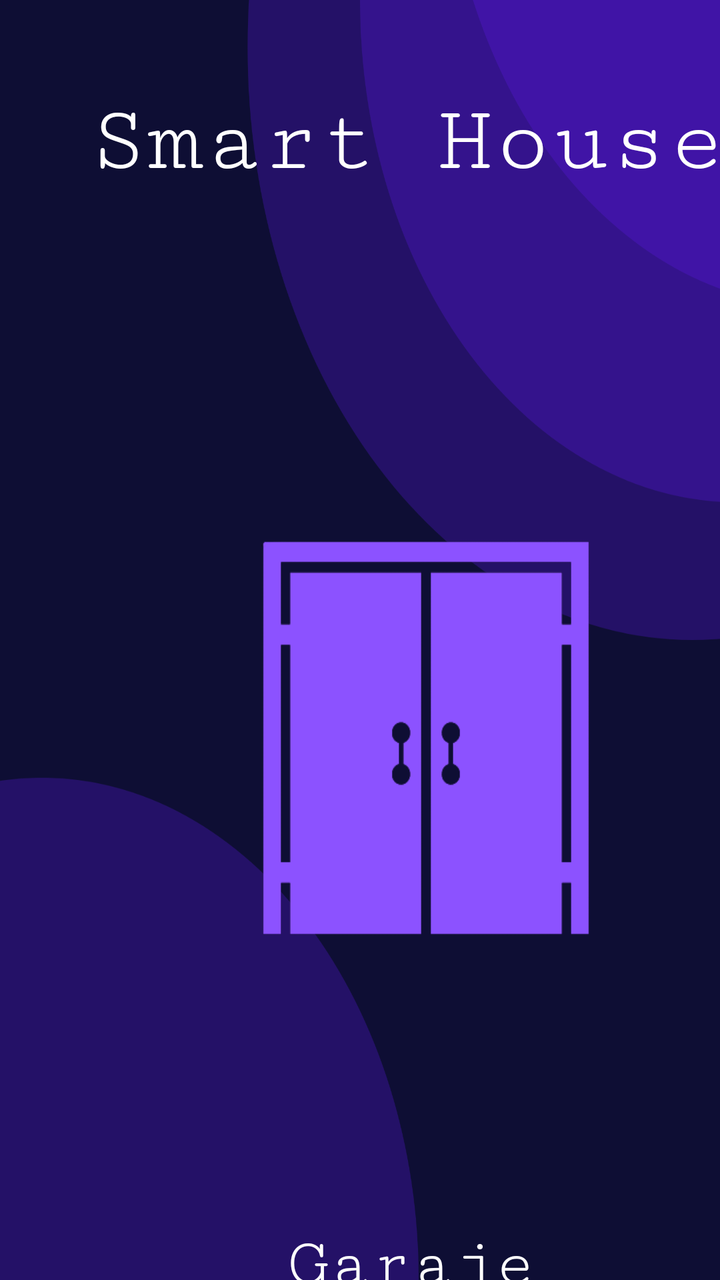
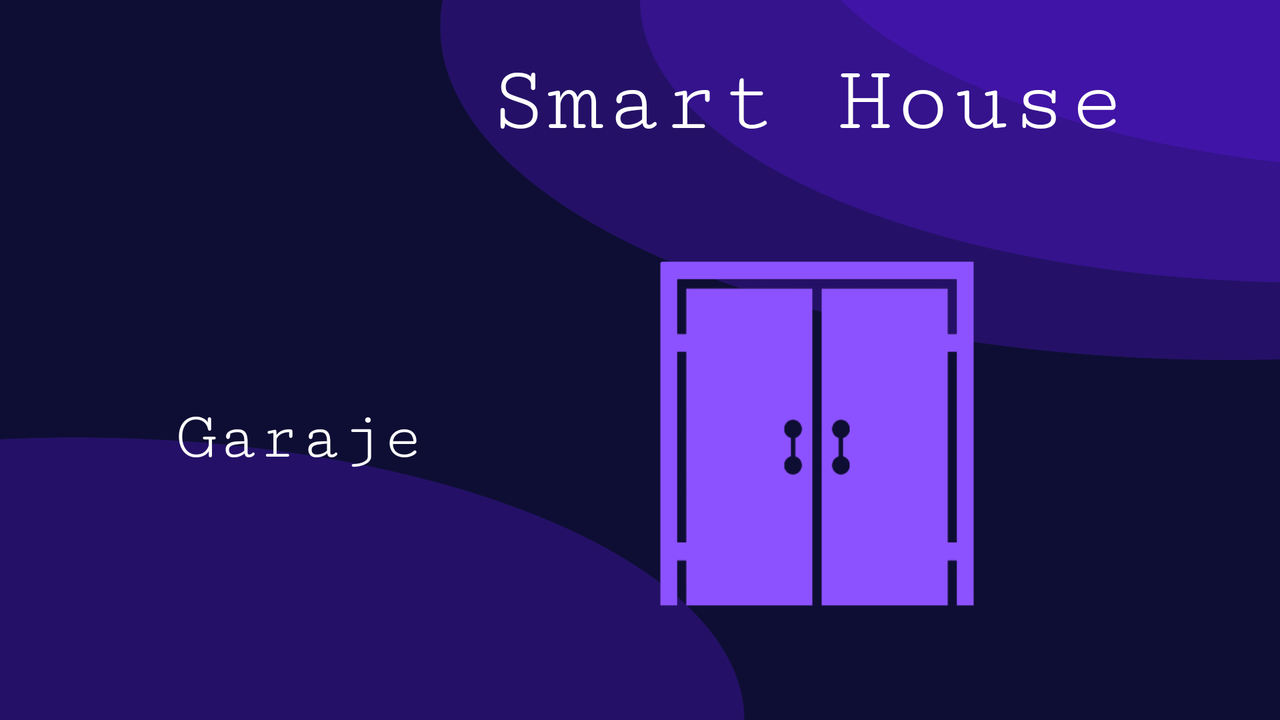

The same Android screen from two of the app's own layout files: first res/layout/ as a phone draws it, then the author's variant for another configuration, drawn on a device whose configuration selects that folder. Both files follow.
<!-- AndroidManifest.xml: application theme Theme.IoT_House -->
<!-- res/layout/activity_main4.xml -->
<?xml version="1.0" encoding="utf-8"?>
<androidx.constraintlayout.widget.ConstraintLayout xmlns:android="http://schemas.android.com/apk/res/android"
    xmlns:app="http://schemas.android.com/apk/res-auto"
    xmlns:tools="http://schemas.android.com/tools"
    android:layout_width="match_parent"
    android:layout_height="match_parent"
    tools:context=".MainActivity4"
    android:background="@drawable/back">

    <TextView
        android:id="@+id/tvApp"
        android:layout_width="wrap_content"
        android:layout_height="wrap_content"
        android:layout_marginStart="44dp"
        android:layout_marginTop="44dp"
        android:fontFamily="serif-monospace"
        android:text="Smart House"
        android:textColor="#FFFFFF"
        android:textSize="48sp"
        app:layout_constraintStart_toStartOf="parent"
        app:layout_constraintTop_toTopOf="parent" />

    <TextView
        android:id="@+id/ivcontrol1"
        android:layout_width="wrap_content"
        android:layout_height="wrap_content"
        android:layout_marginStart="144dp"
        android:layout_marginTop="100dp"
        android:fontFamily="serif-monospace"
        android:text="Garaje"
        android:textColor="#FDFDFD"
        android:textColorHighlight="#FAFAFA"
        android:textSize="34sp"
        app:layout_constraintStart_toStartOf="parent"
        app:layout_constraintTop_toBottomOf="@+id/btngaraje" />

    <Button
        android:id="@+id/btngaraje"
        android:layout_width="242dp"
        android:layout_height="276dp"
        android:layout_marginStart="92dp"
        android:layout_marginTop="140dp"
        android:background="@drawable/cerrado"
        app:layout_constraintStart_toStartOf="parent"
        app:layout_constraintTop_toBottomOf="@+id/tvApp" />


</androidx.constraintlayout.widget.ConstraintLayout>
<!-- resources referenced by this layout -->
<resources>
  <!-- drawable back: png bitmap (drawable, 54782 bytes) -->
  <!-- drawable cerrado: png bitmap (drawable, 11861 bytes) -->
  <style name="Theme.IoT_House" parent="Theme.MaterialComponents.DayNight.DarkActionBar">
          
          <item name="colorPrimary">@color/purple_500</item>
          <item name="colorPrimaryVariant">@color/purple_700</item>
          <item name="colorOnPrimary">@color/white</item>
          
          <item name="colorSecondary">@color/teal_200</item>
          <item name="colorSecondaryVariant">@color/teal_700</item>
          <item name="colorOnSecondary">@color/black</item>
          
          <item name="android:statusBarColor">?attr/colorPrimaryVariant</item>
          
      </style>
  <color name="purple_500">#FF6200EE</color>
  <color name="purple_700">#FF3700B3</color>
  <color name="white">#FFFFFFFF</color>
  <color name="teal_200">#FF03DAC5</color>
  <color name="teal_700">#FF018786</color>
  <color name="black">#FF000000</color>
</resources>
<!-- res/layout-land/activity_main4.xml (the author's variant of the layout above) -->
<!-- drawn on the phone turned sideways -->
<?xml version="1.0" encoding="utf-8"?>
<ScrollView
    xmlns:android="http://schemas.android.com/apk/res/android"
    xmlns:app="http://schemas.android.com/apk/res-auto"
    xmlns:tools="http://schemas.android.com/tools"
    android:layout_width="match_parent"
    android:layout_height="match_parent"
    android:background="@drawable/back">

    <androidx.constraintlayout.widget.ConstraintLayout
        android:layout_width="match_parent"
        android:layout_height="wrap_content">

        <TextView
            android:id="@+id/tvApp"
            android:layout_width="wrap_content"
            android:layout_height="wrap_content"
            android:layout_marginStart="244dp"
            android:layout_marginTop="24dp"
            android:fontFamily="serif-monospace"
            android:text="Smart House"
            android:textColor="#FFFFFF"
            android:textSize="48sp"
            app:layout_constraintStart_toStartOf="parent"
            app:layout_constraintTop_toTopOf="parent" />

        <TextView
            android:id="@+id/ivcontrol1"
            android:layout_width="wrap_content"
            android:layout_height="wrap_content"
            android:layout_marginStart="88dp"
            android:layout_marginTop="200dp"
            android:fontFamily="serif-monospace"
            android:text="Garaje"
            android:textColor="#FDFDFD"
            android:textColorHighlight="#FAFAFA"
            android:textSize="34sp"
            app:layout_constraintStart_toStartOf="parent"
            app:layout_constraintTop_toTopOf="parent" />

        <Button
            android:id="@+id/btngaraje"
            android:layout_width="233dp"
            android:layout_height="242dp"
            android:layout_marginStart="292dp"
            android:layout_marginTop="24dp"
            android:background="@drawable/cerrado"
            app:layout_constraintStart_toStartOf="parent"
            app:layout_constraintTop_toBottomOf="@+id/tvApp" />

    </androidx.constraintlayout.widget.ConstraintLayout>

</ScrollView>
